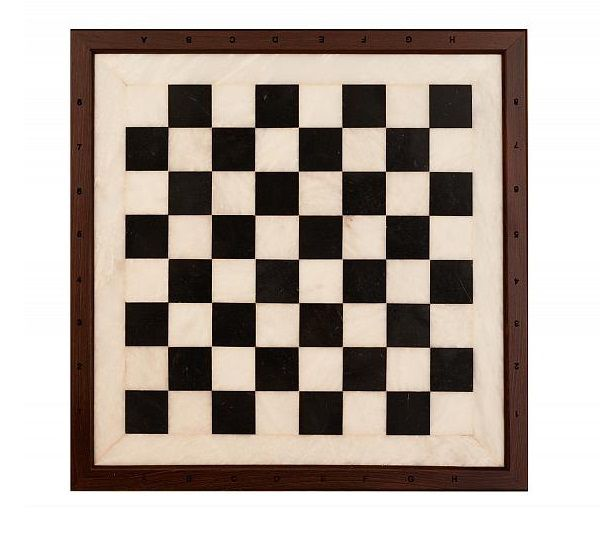
#> input picture lesson3/chess.jpg, 600 x 533 px
$ python part7.py
#> lines starting #> are read from the running program, lines starting #| are printed output that depends on the picture; after the words box and inside, x2 and y2 are one past the last pixel; in counts of white or black regions, pixels touching at a corner belong together
import cv2
import numpy as np
img = cv2.imread('chess.jpg')
#> img is the input picture: shape (533, 600, 3); mean B, G, R 156.7, 164.8, 175.8
gray = cv2.cvtColor(img,cv2.COLOR_BGR2GRAY)
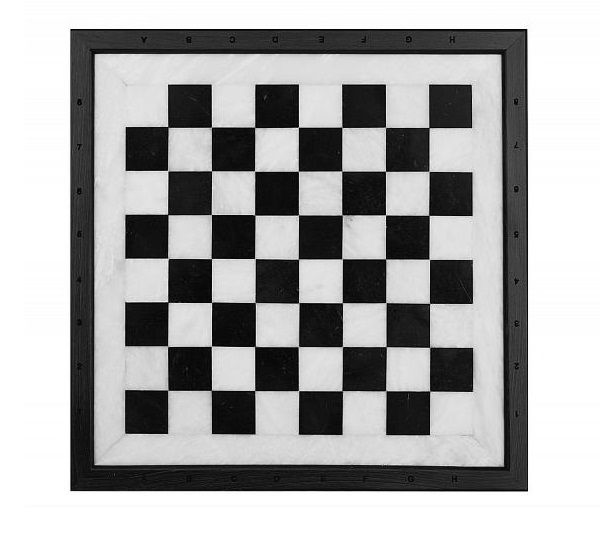
#> gray: shape (533, 600); min 1, max 255, mean 167.1

kernel = np.ones((5,5),np.uint8)
ret, thresh = cv2.threshold(gray, 150, 255, cv2.THRESH_BINARY)
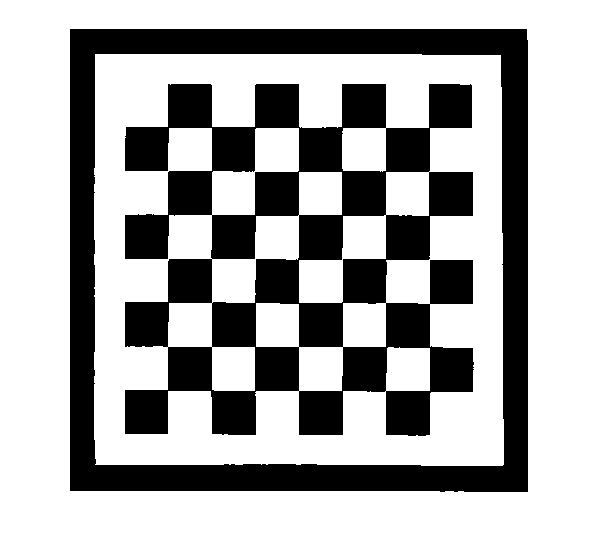
#> thresh: shape (533, 600); 66.9% white; 2 black regions, box (x1, y1, x2, y2) and area: (125, 84, 474, 436) 61771, (70, 29, 528, 492) 44055
erosion = cv2.erode(thresh,kernel)
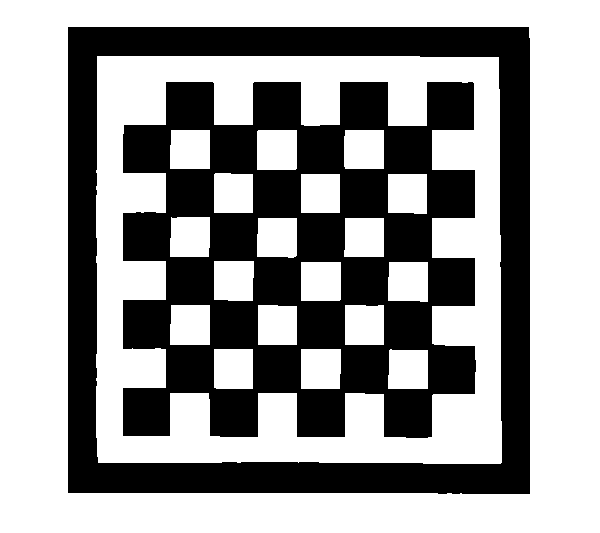
#> erosion: shape (533, 600); 61.3% white; 2 black regions, box (x1, y1, x2, y2) and area: (123, 82, 476, 438) 72758, (68, 27, 530, 494) 51086
dilation = cv2.dilate(thresh,kernel)
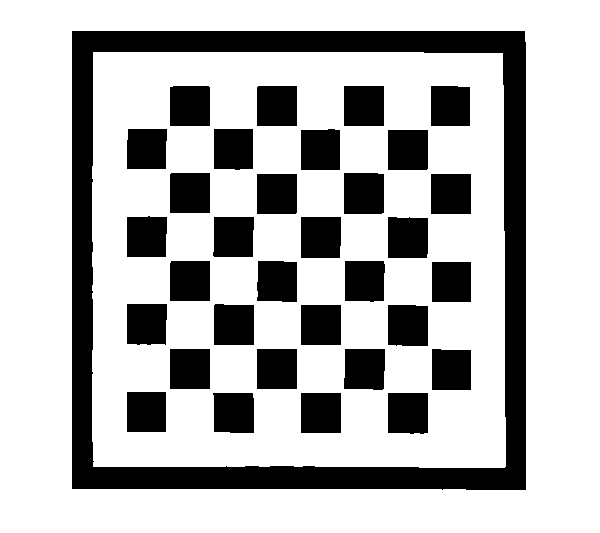
#> dilation: shape (533, 600); 72.5% white; 33 black regions, largest, box (x1, y1, x2, y2) and area: (72, 31, 526, 490) 37019, (344, 173, 384, 214) 1632, (301, 217, 341, 258) 1628

cv2.imshow('thresh',thresh)
cv2.imshow('erosion',erosion)
cv2.imshow('dilation',dilation)

cv2.waitKey(0)
